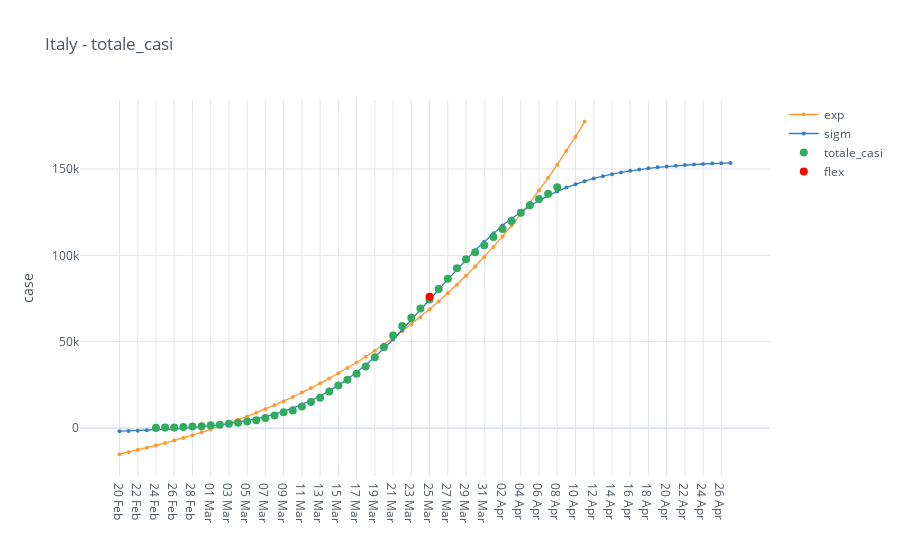

Notebook code for this chart:
### Code cell
import cufflinks as cf
cf.go_offline()
cf.set_config_file(offline=False, world_readable=True)
import mytools.plot as mpl
import mytools.dataio as io


italy = io.italy_load_whole_country()
category = 'totale_casi'
view_category = io.italy_country_filter_by_category(italy, categories=[category])

mpl.iplot_analysis_plot(view_category, title='Italy - ' + category, log_fitting=False)

### Figure 1 — Plotly figure (JSON) as saved in the notebook; plotly's stock layout.template omitted (floating-point values rounded to 4 significant figures)
{"data": [{"line": {"color": "rgba(255, 153, 51, 1.0)", "dash": "solid", "shape": "linear", "width": 1.3}, "marker": {"size": 4, "symbol": "circle"}, "mode": "lines+markers", "name": "exp", "text": "", "type": "scatter", "x": ["20 Feb", "21 Feb", "22 Feb", "23 Feb", "24 Feb", "25 Feb", "26 Feb", "27 Feb", "28 Feb", "29 Feb", "01 Mar", "02 Mar", "03 Mar", "04 Mar", "05 Mar", "06 Mar", "07 Mar", "08 Mar", "09 Mar", "10 Mar", "11 Mar", "12 Mar", "13 Mar", "14 Mar", "15 Mar", "16 Mar", "17 Mar", "18 Mar", "19 Mar", "20 Mar", "21 Mar", "22 Mar", "23 Mar", "24 Mar", "25 Mar", "26 Mar", "27 Mar", "28 Mar", "29 Mar", "30 Mar", "31 Mar", "01 Apr", "02 Apr", "03 Apr", "04 Apr", "05 Apr", "06 Apr", "07 Apr", "08 Apr", "09 Apr", "10 Apr", "11 Apr", "12 Apr", "13 Apr", "14 Apr", "15 Apr", "16 Apr", "17 Apr", "18 Apr", "19 Apr", "20 Apr", "21 Apr", "22 Apr", "23 Apr", "24 Apr", "25 Apr", "26 Apr", "27 Apr"], "y": [-15080.0, -13880.0, -12640.0, -11350.0, -10010.0, -8607.0, -7152.0, -5639.0, -4065.0, -2428.0, -724.8, 1047.0, 2890.0, 4807.0, 6802.0, 8877.0, 11040.0, 13280.0, 15620.0, 18050.0, 20570.0, 23200.0, 25940.0, 28780.0, 31740.0, 34820.0, 38030.0, 41360.0, 44820.0, 48430.0, 52180.0, 56080.0, 60140.0, 64360.0, 68760.0, 73330.0, 78080.0, 83020.0, 88170.0, 93520.0, 99080.0, 104900.0, 110900.0, 117200.0, 123700.0, 130500.0, 137500.0, 144900.0, 152500.0, 160400.0, 168700.0, 177300.0, "", "", "", "", "", "", "", "", "", "", "", "", "", "", "", ""]}, {"line": {"color": "rgba(55, 128, 191, 1.0)", "dash": "solid", "shape": "linear", "width": 1.3}, "marker": {"size": 4, "symbol": "circle"}, "mode": "lines+markers", "name": "sigm", "text": "", "type": "scatter", "x": ["20 Feb", "21 Feb", "22 Feb", "23 Feb", "24 Feb", "25 Feb", "26 Feb", "27 Feb", "28 Feb", "29 Feb", "01 Mar", "02 Mar", "03 Mar", "04 Mar", "05 Mar", "06 Mar", "07 Mar", "08 Mar", "09 Mar", "10 Mar", "11 Mar", "12 Mar", "13 Mar", "14 Mar", "15 Mar", "16 Mar", "17 Mar", "18 Mar", "19 Mar", "20 Mar", "21 Mar", "22 Mar", "23 Mar", "24 Mar", "25 Mar", "26 Mar", "27 Mar", "28 Mar", "29 Mar", "30 Mar", "31 Mar", "01 Apr", "02 Apr", "03 Apr", "04 Apr", "05 Apr", "06 Apr", "07 Apr", "08 Apr", "09 Apr", "10 Apr", "11 Apr", "12 Apr", "13 Apr", "14 Apr", "15 Apr", "16 Apr", "17 Apr", "18 Apr", "19 Apr", "20 Apr", "21 Apr", "22 Apr", "23 Apr", "24 Apr", "25 Apr", "26 Apr", "27 Apr"], "y": [-1766.0, -1624.0, -1459.0, -1267.0, -1044.0, -786.5, -487.6, -141.3, 259.5, 723.0, 1259.0, 1877.0, 2590.0, 3411.0, 4355.0, 5438.0, 6679.0, 8095.0, 9710.0, 11540.0, 13620.0, 15960.0, 18580.0, 21510.0, 24770.0, 28360.0, 32290.0, 36570.0, 41180.0, 46110.0, 51340.0, 56810.0, 62490.0, 68330.0, 74240.0, 80180.0, 86070.0, 91840.0, 97440.0, 102800.0, 107900.0, 112700.0, 117200.0, 121300.0, 125100.0, 128600.0, 131700.0, 134500.0, 137000.0, 139200.0, 141200.0, 142900.0, 144500.0, 145800.0, 147000.0, 148000.0, 148900.0, 149700.0, 150300.0, 150900.0, 151400.0, 151900.0, 152200.0, 152600.0, 152900.0, 153100.0, 153300.0, 153500.0]}, {"line": {"color": "rgba(50, 171, 96, 1.0)", "dash": "solid", "shape": "linear", "width": 1.3}, "marker": {"size": 8, "symbol": "circle"}, "mode": "markers", "name": "totale_casi", "text": "", "type": "scatter", "x": ["20 Feb", "21 Feb", "22 Feb", "23 Feb", "24 Feb", "25 Feb", "26 Feb", "27 Feb", "28 Feb", "29 Feb", "01 Mar", "02 Mar", "03 Mar", "04 Mar", "05 Mar", "06 Mar", "07 Mar", "08 Mar", "09 Mar", "10 Mar", "11 Mar", "12 Mar", "13 Mar", "14 Mar", "15 Mar", "16 Mar", "17 Mar", "18 Mar", "19 Mar", "20 Mar", "21 Mar", "22 Mar", "23 Mar", "24 Mar", "25 Mar", "26 Mar", "27 Mar", "28 Mar", "29 Mar", "30 Mar", "31 Mar", "01 Apr", "02 Apr", "03 Apr", "04 Apr", "05 Apr", "06 Apr", "07 Apr", "08 Apr", "09 Apr", "10 Apr", "11 Apr", "12 Apr", "13 Apr", "14 Apr", "15 Apr", "16 Apr", "17 Apr", "18 Apr", "19 Apr", "20 Apr", "21 Apr", "22 Apr", "23 Apr", "24 Apr", "25 Apr", "26 Apr", "27 Apr"], "y": ["", "", "", "", 229.0, 322.0, 400.0, 650.0, 888.0, 1128.0, 1694.0, 2036.0, 2502.0, 3089.0, 3858.0, 4636.0, 5883.0, 7375.0, 9172.0, 10150.0, 12460.0, 15110.0, 17660.0, 21160.0, 24750.0, 27980.0, 31510.0, 35710.0, 41040.0, 47020.0, 53580.0, 59140.0, 63930.0, 69180.0, 74390.0, 80540.0, 86500.0, 92470.0, 97690.0, 101700.0, 105800.0, 110600.0, 115200.0, 119800.0, 124600.0, 128900.0, 132500.0, 135600.0, 139400.0, "", "", "", "", "", "", "", "", "", "", "", "", "", "", "", "", "", "", ""]}, {"marker": {"color": "rgba(255, 0, 0, 125)", "size": 8}, "mode": "markers", "name": "flex", "type": "scatter", "x": ["25 Mar"], "y": [75980.0]}], "layout": {"legend": {"bgcolor": "#FFFFFF", "font": {"color": "#4D5663"}}, "paper_bgcolor": "#FFFFFF", "plot_bgcolor": "#FFFFFF", "title": {"font": {"color": "#4D5663"}, "text": "Italy - totale_casi"}, "xaxis": {"gridcolor": "#E1E5ED", "showgrid": true, "tickfont": {"color": "#4D5663"}, "title": {"font": {"color": "#4D5663"}, "text": ""}, "zerolinecolor": "#E1E5ED"}, "yaxis": {"gridcolor": "#E1E5ED", "showgrid": true, "tickfont": {"color": "#4D5663"}, "title": {"font": {"color": "#4D5663"}, "text": "case"}, "zerolinecolor": "#E1E5ED"}}}
